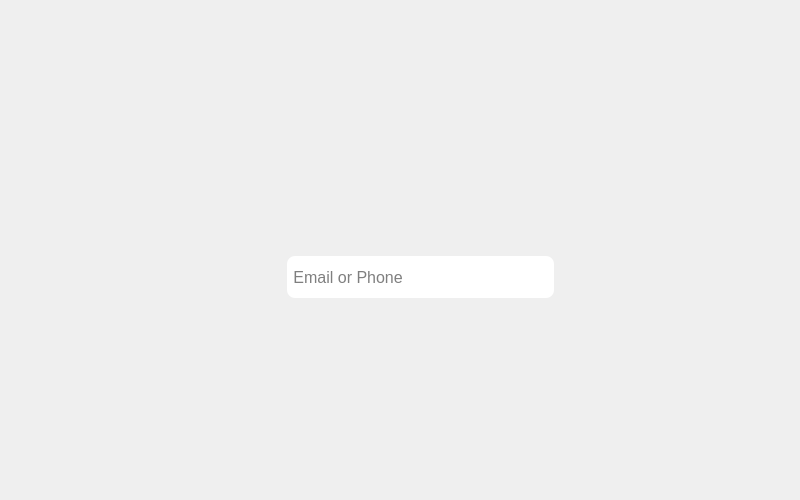
<?xml version="1.0" encoding="UTF-8"?>
<ui version="4.0">
 <class>MainWindow</class>
 <widget class="QMainWindow" name="MainWindow">
  <property name="geometry">
   <rect>
    <x>0</x>
    <y>0</y>
    <width>800</width>
    <height>500</height>
   </rect>
  </property>
  <property name="windowTitle">
   <string>Asesinos: Password Reset</string>
  </property>
  <property name="windowIcon">
   <iconset>
    <normaloff>../images/icon.png</normaloff>../images/icon.png</iconset>
  </property>
  <property name="styleSheet">
   <string notr="true">QProgressBar:horizontal {
    border: 1px solid #3A3939;
    text-align: center;
    padding: 1px;
    background: #201F1F;
}
QProgressBar::chunk:horizontal {
    background-color: qlineargradient(spread:reflect, x1:1, y1:0.545, x2:1, y2:0, stop:0 rgba(28, 66, 111, 255), stop:1 rgba(37, 87, 146, 255));
}

QToolTip
{
    border: 1px solid #3A3939;
    background-color: rgb(90, 102, 117);;
    color: white;
    padding: 1px;
    opacity: 200;
}

QWidget
{
    color: silver;
    background-color: #302F2F;
    selection-background-color:#3d8ec9;
    selection-color: black;
    background-clip: border;
    border-image: none;
    outline: 0;
}

QWidget:item:hover
{
    background-color: #78879b;
    color: black;
}

QWidget:item:selected
{
    background-color: #3d8ec9;
}

QCheckBox
{
    spacing: 5px;
    outline: none;
    color: #bbb;
    margin-bottom: 2px;
}

QCheckBox:disabled
{
    color: #777777;
}
QCheckBox::indicator,
QGroupBox::indicator
{
    width: 18px;
    height: 18px;
}
QGroupBox::indicator
{
    margin-left: 2px;
}

QCheckBox::indicator:unchecked,
QCheckBox::indicator:unchecked:hover,
QGroupBox::indicator:unchecked,
QGroupBox::indicator:unchecked:hover
{
    image: url(:/dark_blue/img/checkbox_unchecked.png);
}

QCheckBox::indicator:unchecked:focus,
QCheckBox::indicator:unchecked:pressed,
QGroupBox::indicator:unchecked:focus,
QGroupBox::indicator:unchecked:pressed
{
  border: none;
    image: url(:/dark_blue/img/checkbox_unchecked_focus.png);
}

QCheckBox::indicator:checked,
QCheckBox::indicator:checked:hover,
QGroupBox::indicator:checked,
QGroupBox::indicator:checked:hover
{
    image: url(:/dark_blue/img/checkbox_checked.png);
}

QCheckBox::indicator:checked:focus,
QCheckBox::indicator:checked:pressed,
QGroupBox::indicator:checked:focus,
QGroupBox::indicator:checked:pressed
{
  border: none;
    image: url(:/dark_blue/img/checkbox_checked_focus.png);
}

QCheckBox::indicator:indeterminate,
QCheckBox::indicator:indeterminate:hover,
QCheckBox::indicator:indeterminate:pressed
QGroupBox::indicator:indeterminate,
QGroupBox::indicator:indeterminate:hover,
QGroupBox::indicator:indeterminate:pressed
{
    image: url(:/dark_blue/img/checkbox_indeterminate.png);
}

QCheckBox::indicator:indeterminate:focus,
QGroupBox::indicator:indeterminate:focus
{
    image: url(:/dark_blue/img/checkbox_indeterminate_focus.png);
}

QCheckBox::indicator:checked:disabled,
QGroupBox::indicator:checked:disabled
{
    image: url(:/dark_blue/img/checkbox_checked_disabled.png);
}

QCheckBox::indicator:unchecked:disabled,
QGroupBox::indicator:unchecked:disabled
{
    image: url(:/dark_blue/img/checkbox_unchecked_disabled.png);
}

QRadioButton
{
    spacing: 5px;
    outline: none;
    color: #bbb;
    margin-bottom: 2px;
}

QRadioButton:disabled
{
    color: #777777;
}
QRadioButton::indicator
{
    width: 21px;
    height: 21px;
}

QRadioButton::indicator:unchecked,
QRadioButton::indicator:unchecked:hover
{
    image: url(:/dark_blue/img/radio_unchecked.png);
}

QRadioButton::indicator:unchecked:focus,
QRadioButton::indicator:unchecked:pressed
{
  border: none;
  outline: none;
    image: url(:/dark_blue/img/radio_unchecked_focus.png);
}

QRadioButton::indicator:checked,
QRadioButton::indicator:checked:hover
{
  border: none;
  outline: none;
    image: url(:/dark_blue/img/radio_checked.png);
}

QRadioButton::indicator:checked:focus,
QRadioButton::indicato::menu-arrowr:checked:pressed
{
  border: none;
  outline: none;
    image: url(:/dark_blue/img/radio_checked_focus.png);
}

QRadioButton::indicator:indeterminate,
QRadioButton::indicator:indeterminate:hover,
QRadioButton::indicator:indeterminate:pressed
{
        image: url(:/dark_blue/img/radio_indeterminate.png);
}

QRadioButton::indicator:checked:disabled
{
  outline: none;
  image: url(:/dark_blue/img/radio_checked_disabled.png);
}

QRadioButton::indicator:unchecked:disabled
{
    image: url(:/dark_blue/img/radio_unchecked_disabled.png);
}


QMenuBar
{
    background-color: #302F2F;
    color: silver;
}

QMenuBar::item
{
    background: transparent;
}

QMenuBar::item:selected
{
    background: transparent;
    border: 1px solid #3A3939;
}

QMenuBar::item:pressed
{
    border: 1px solid #3A3939;
    background-color: #3d8ec9;
    color: black;
    margin-bottom:-1px;
    padding-bottom:1px;
}

QMenu
{
    border: 1px solid #3A3939;
    color: silver;
    margin: 1px;
}

QMenu::icon
{
    margin: 1px;
}

QMenu::item
{
    padding: 2px 2px 2px 25px;
    margin-left: 5px;
    border: 1px solid transparent; /* reserve space for selection border */
}

QMenu::item:selected
{
    color: black;
}

QMenu::separator {
    height: 2px;
    background: lightblue;
    margin-left: 10px;
    margin-right: 5px;
}

QMenu::indicator {
    width: 16px;
    height: 16px;
}

/* non-exclusive indicator = check box style indicator
   (see QActionGroup::setExclusive) */
QMenu::indicator:non-exclusive:unchecked {
    image: url(:/dark_blue/img/checkbox_unchecked.png);
}

QMenu::indicator:non-exclusive:unchecked:selected {
    image: url(:/dark_blue/img/checkbox_unchecked_disabled.png);
}

QMenu::indicator:non-exclusive:checked {
    image: url(:/dark_blue/img/checkbox_checked.png);
}

QMenu::indicator:non-exclusive:checked:selected {
    image: url(:/dark_blue/img/checkbox_checked_disabled.png);
}

/* exclusive indicator = radio button style indicator (see QActionGroup::setExclusive) */
QMenu::indicator:exclusive:unchecked {
    image: url(:/dark_blue/img/radio_unchecked.png);
}

QMenu::indicator:exclusive:unchecked:selected {
    image: url(:/dark_blue/img/radio_unchecked_disabled.png);
}

QMenu::indicator:exclusive:checked {
    image: url(:/dark_blue/img/radio_checked.png);
}

QMenu::indicator:exclusive:checked:selected {
    image: url(:/dark_blue/img/radio_checked_disabled.png);
}

QMenu::right-arrow {
    margin: 5px;
    image: url(:/dark_blue/img/right_arrow.png)
}


QWidget:disabled
{
    color: #808080;
    background-color: #302F2F;
}

QAbstractItemView
{
    alternate-background-color: #3A3939;
    color: silver;
    border: 1px solid 3A3939;
    border-radius: 2px;
    padding: 1px;
}

QWidget:focus, QMenuBar:focus
{
    border: 1px solid #78879b;
}

QTabWidget:focus, QCheckBox:focus, QRadioButton:focus, QSlider:focus
{
    border: none;
}

QLineEdit
{
    background-color: #201F1F;
    padding: 2px;
    border-style: solid;
    border: 1px solid #3A3939;
    border-radius: 2px;
    color: silver;
}

QGroupBox {
    border:1px solid #3A3939;
    border-radius: 2px;
    margin-top: 20px;
    background-color: #302F2F;
    color: silver;
}

QGroupBox::title {
    subcontrol-origin: margin;
    subcontrol-position: top center;
    padding-left: 10px;
    padding-right: 10px;
    padding-top: 10px;
}

QAbstractScrollArea
{
    border-radius: 2px;
    border: 1px solid #3A3939;
    background-color: transparent;
}

QScrollBar:horizontal
{
    height: 15px;
    margin: 3px 15px 3px 15px;
    border: 1px transparent #2A2929;
    border-radius: 4px;
    background-color: #2A2929;
}

QScrollBar::handle:horizontal
{
    background-color: #605F5F;
    min-width: 5px;
    border-radius: 4px;
}

QScrollBar::add-line:horizontal
{
    margin: 0px 3px 0px 3px;
    border-image: url(:/dark_blue/img/right_arrow_disabled.png);
    width: 10px;
    height: 10px;
    subcontrol-position: right;
    subcontrol-origin: margin;
}

QScrollBar::sub-line:horizontal
{
    margin: 0px 3px 0px 3px;
    border-image: url(:/dark_blue/img/left_arrow_disabled.png);
    height: 10px;
    width: 10px;
    subcontrol-position: left;
    subcontrol-origin: margin;
}

QScrollBar::add-line:horizontal:hover,QScrollBar::add-line:horizontal:on
{
    border-image: url(:/dark_blue/img/right_arrow.png);
    height: 10px;
    width: 10px;
    subcontrol-position: right;
    subcontrol-origin: margin;
}


QScrollBar::sub-line:horizontal:hover, QScrollBar::sub-line:horizontal:on
{
    border-image: url(:/dark_blue/img/left_arrow.png);
    height: 10px;
    width: 10px;
    subcontrol-position: left;
    subcontrol-origin: margin;
}

QScrollBar::up-arrow:horizontal, QScrollBar::down-arrow:horizontal
{
    background: none;
}


QScrollBar::add-page:horizontal, QScrollBar::sub-page:horizontal
{
    background: none;
}

QScrollBar:vertical
{
    background-color: #2A2929;
    width: 15px;
    margin: 15px 3px 15px 3px;
    border: 1px transparent #2A2929;
    border-radius: 4px;
}

QScrollBar::handle:vertical
{
    background-color: #605F5F;
    min-height: 5px;
    border-radius: 4px;
}

QScrollBar::sub-line:vertical
{
    margin: 3px 0px 3px 0px;
    border-image: url(:/dark_blue/img/up_arrow_disabled.png);
    height: 10px;
    width: 10px;
    subcontrol-position: top;
    subcontrol-origin: margin;
}

QScrollBar::add-line:vertical
{
    margin: 3px 0px 3px 0px;
    border-image: url(:/dark_blue/img/down_arrow_disabled.png);
    height: 10px;
    width: 10px;
    subcontrol-position: bottom;
    subcontrol-origin: margin;
}

QScrollBar::sub-line:vertical:hover,QScrollBar::sub-line:vertical:on
{

    border-image: url(:/dark_blue/img/up_arrow.png);
    height: 10px;
    width: 10px;
    subcontrol-position: top;
    subcontrol-origin: margin;
}


QScrollBar::add-line:vertical:hover, QScrollBar::add-line:vertical:on
{
    border-image: url(:/dark_blue/img/down_arrow.png);
    height: 10px;
    width: 10px;
    subcontrol-position: bottom;
    subcontrol-origin: margin;
}

QScrollBar::up-arrow:vertical, QScrollBar::down-arrow:vertical
{
    background: none;
}


QScrollBar::add-page:vertical, QScrollBar::sub-page:vertical
{
    background: none;
}

QTextEdit
{
    background-color: #201F1F;
    color: silver;
    border: 1px solid #3A3939;
}

QPlainTextEdit
{
    background-color: #201F1F;;
    color: silver;
    border-radius: 2px;
    border: 1px solid #3A3939;
}

QHeaderView::section
{
    background-color: #3A3939;
    color: silver;
    padding-left: 4px;
    border: 1px solid #6c6c6c;
}

QSizeGrip {
    image: url(:/dark_blue/img/sizegrip.png);
    width: 12px;
    height: 12px;
}

QMainWindow
{
    background-color: #302F2F;

}

QMainWindow::separator
{
    background-color: #302F2F;
    color: white;
    padding-left: 4px;
    spacing: 2px;
    border: 1px dashed #3A3939;
}

QMainWindow::separator:hover
{

    background-color: #787876;
    color: white;
    padding-left: 4px;
    border: 1px solid #3A3939;
    spacing: 2px;
}


QMenu::separator
{
    height: 1px;
    background-color: #3A3939;
    color: white;
    padding-left: 4px;
    margin-left: 10px;
    margin-right: 5px;
}


QFrame
{
    border-radius: 2px;
    border: 1px solid #444;
}

QFrame[frameShape=&quot;0&quot;]
{
    border-radius: 2px;
    border: 1px transparent #444;
}

QStackedWidget
{
    background-color: #302F2F;
    border: 1px transparent black;
}

QToolBar {
    border: 1px transparent #393838;
    background: 1px solid #302F2F;
    font-weight: bold;
}

QToolBar::handle:horizontal {
    image: url(:/dark_blue/img/Hmovetoolbar.png);
}
QToolBar::handle:vertical {
    image: url(:/dark_blue/img/Vmovetoolbar.png);
}
QToolBar::separator:horizontal {
    image: url(:/dark_blue/img/Hsepartoolbar.png);
}
QToolBar::separator:vertical {
    image: url(:/dark_blue/img/Vsepartoolbars.png);
}

QPushButton
{
    color: silver;
    background-color: #302F2F;
    border-width: 2px;
    border-color: #4A4949;
    border-style: solid;
    padding-top: 2px;
    padding-bottom: 2px;
    padding-left: 10px;
    padding-right: 10px;
    border-radius: 4px;
    /* outline: none; */
    /* min-width: 40px; */
}

QPushButton:disabled
{
    background-color: #302F2F;
    border-width: 2px;
    border-color: #3A3939;
    border-style: solid;
    padding-top: 2px;
    padding-bottom: 2px;
    padding-left: 10px;
    padding-right: 10px;
    /*border-radius: 2px;*/
    color: #808080;
}

QPushButton:focus {
    background-color: #3d8ec9;
    color: white;
}

QComboBox
{
    selection-background-color: #3d8ec9;
    background-color: #201F1F;
    border-style: solid;
    border: 1px solid #3A3939;
    border-radius: 2px;
    padding: 2px;
    min-width: 75px;
}

QPushButton:checked{
    background-color: #4A4949;
    border-color: #6A6969;
}

QPushButton:hover {
    border: 2px solid #78879b;
    color: silver;
}

QComboBox:hover, QAbstractSpinBox:hover,QLineEdit:hover,QTextEdit:hover,QPlainTextEdit:hover,QAbstractView:hover,QTreeView:hover
{
    border: 1px solid #78879b;
    color: silver;
}

QComboBox:on
{
    background-color: #626873;
    padding-top: 3px;
    padding-left: 4px;
    selection-background-color: #4a4a4a;
}

QComboBox QAbstractItemView
{
    background-color: #201F1F;
    border-radius: 2px;
    border: 1px solid #444;
    selection-background-color: #3d8ec9;
    color: silver;
}

QComboBox::drop-down
{
    subcontrol-origin: padding;
    subcontrol-position: top right;
    width: 15px;

    border-left-width: 0px;
    border-left-color: darkgray;
    border-left-style: solid;
    border-top-right-radius: 3px;
    border-bottom-right-radius: 3px;
}

QComboBox::down-arrow
{
    image: url(:/dark_blue/img/down_arrow_disabled.png);
}

QComboBox::down-arrow:on, QComboBox::down-arrow:hover,
QComboBox::down-arrow:focus
{
    image: url(:/dark_blue/img/down_arrow.png);
}

QPushButton:pressed
{
    background-color: #484846;
}

QAbstractSpinBox {
    padding-top: 2px;
    padding-bottom: 2px;
    border: 1px solid #3A3939;
    background-color: #201F1F;
    color: silver;
    border-radius: 2px;
    min-width: 75px;
}

QAbstractSpinBox:up-button
{
    background-color: transparent;
    subcontrol-origin: border;
    subcontrol-position: top right;
}

QAbstractSpinBox:down-button
{
    background-color: transparent;
    subcontrol-origin: border;
    subcontrol-position: bottom right;
}

QAbstractSpinBox::up-arrow,QAbstractSpinBox::up-arrow:disabled,QAbstractSpinBox::up-arrow:off {
    image: url(:/dark_blue/img/up_arrow_disabled.png);
    width: 10px;
    height: 10px;
}
QAbstractSpinBox::up-arrow:hover
{
    image: url(:/dark_blue/img/up_arrow.png);
}


QAbstractSpinBox::down-arrow,QAbstractSpinBox::down-arrow:disabled,QAbstractSpinBox::down-arrow:off
{
    image: url(:/dark_blue/img/down_arrow_disabled.png);
    width: 10px;
    height: 10px;
}
QAbstractSpinBox::down-arrow:hover
{
    image: url(:/dark_blue/img/down_arrow.png);
}


QLabel
{
    border: 0px solid black;
}

QTabWidget{
    border: 1px transparent black;
}

QTabWidget::pane {
    border: 1px solid #444;
    border-radius: 3px;
    padding: 3px;
}

QTabBar
{
    qproperty-drawBase: 0;
    left: 5px; /* move to the right by 5px */
}

QTabBar:focus
{
    border: 0px transparent black;
}

QTabBar::close-button  {
    image: url(:/dark_blue/img/close.png);
    background: transparent;
}

QTabBar::close-button:hover
{
    image: url(:/dark_blue/img/close-hover.png);
    background: transparent;
}

QTabBar::close-button:pressed {
    image: url(:/dark_blue/img/close-pressed.png);
    background: transparent;
}

/* TOP TABS */
QTabBar::tab:top {
    color: #b1b1b1;
    border: 1px solid #4A4949;
    border-bottom: 1px transparent black;
    background-color: #302F2F;
    padding: 5px;
    border-top-left-radius: 2px;
    border-top-right-radius: 2px;
}

QTabBar::tab:top:!selected
{
    color: #b1b1b1;
    background-color: #201F1F;
    border: 1px transparent #4A4949;
    border-bottom: 1px transparent #4A4949;
    border-top-left-radius: 0px;
    border-top-right-radius: 0px;
}

QTabBar::tab:top:!selected:hover {
    background-color: #48576b;
}

/* BOTTOM TABS */
QTabBar::tab:bottom {
    color: #b1b1b1;
    border: 1px solid #4A4949;
    border-top: 1px transparent black;
    background-color: #302F2F;
    padding: 5px;
    border-bottom-left-radius: 2px;
    border-bottom-right-radius: 2px;
}

QTabBar::tab:bottom:!selected
{
    color: #b1b1b1;
    background-color: #201F1F;
    border: 1px transparent #4A4949;
    border-top: 1px transparent #4A4949;
    border-bottom-left-radius: 0px;
    border-bottom-right-radius: 0px;
}

QTabBar::tab:bottom:!selected:hover {
    background-color: #78879b;
}

/* LEFT TABS */
QTabBar::tab:left {
    color: #b1b1b1;
    border: 1px solid #4A4949;
    border-left: 1px transparent black;
    background-color: #302F2F;
    padding: 5px;
    border-top-right-radius: 2px;
    border-bottom-right-radius: 2px;
}

QTabBar::tab:left:!selected
{
    color: #b1b1b1;
    background-color: #201F1F;
    border: 1px transparent #4A4949;
    border-right: 1px transparent #4A4949;
    border-top-right-radius: 0px;
    border-bottom-right-radius: 0px;
}

QTabBar::tab:left:!selected:hover {
    background-color: #48576b;
}


/* RIGHT TABS */
QTabBar::tab:right {
    color: #b1b1b1;
    border: 1px solid #4A4949;
    border-right: 1px transparent black;
    background-color: #302F2F;
    padding: 5px;
    border-top-left-radius: 2px;
    border-bottom-left-radius: 2px;
}

QTabBar::tab:right:!selected
{
    color: #b1b1b1;
    background-color: #201F1F;
    border: 1px transparent #4A4949;
    border-right: 1px transparent #4A4949;
    border-top-left-radius: 0px;
    border-bottom-left-radius: 0px;
}

QTabBar::tab:right:!selected:hover {
    background-color: #48576b;
}

QTabBar QToolButton::right-arrow:enabled {
     image: url(:/dark_blue/img/right_arrow.png);
 }

 QTabBar QToolButton::left-arrow:enabled {
     image: url(:/dark_blue/img/left_arrow.png);
 }

QTabBar QToolButton::right-arrow:disabled {
     image: url(:/dark_blue/img/right_arrow_disabled.png);
 }

 QTabBar QToolButton::left-arrow:disabled {
     image: url(:/dark_blue/img/left_arrow_disabled.png);
 }


QDockWidget {
    border: 1px solid #403F3F;
    titlebar-close-icon: url(:/dark_blue/img/close.png);
    titlebar-normal-icon: url(:/dark_blue/img/undock.png);
}

QDockWidget::close-button, QDockWidget::float-button {
    border: 1px solid transparent;
    border-radius: 2px;
    background: transparent;
}

QDockWidget::close-button:hover, QDockWidget::float-button:hover {
    background: rgba(255, 255, 255, 10);
}

QDockWidget::close-button:pressed, QDockWidget::float-button:pressed {
    padding: 1px -1px -1px 1px;
    background: rgba(255, 255, 255, 10);
}

QTreeView, QListView, QTextBrowser, AtLineEdit, AtLineEdit::hover {
    border: 1px solid #444;
    background-color: silver;
    border-radius: 3px;
    margin-left: 3px;
    color: black;
}

QTreeView:branch:selected, QTreeView:branch:hover {
    background: url(:/dark_blue/img/transparent.png);
}

QTreeView::branch:has-siblings:!adjoins-item {
    border-image: url(:/dark_blue/img/transparent.png);
}

QTreeView::branch:has-siblings:adjoins-item {
    border-image: url(:/dark_blue/img/transparent.png);
}

QTreeView::branch:!has-children:!has-siblings:adjoins-item {
    border-image: url(:/dark_blue/img/transparent.png);
}

QTreeView::branch:has-children:!has-siblings:closed,
QTreeView::branch:closed:has-children:has-siblings {
    image: url(:/dark_blue/img/branch_closed.png);
}

QTreeView::branch:open:has-children:!has-siblings,
QTreeView::branch:open:has-children:has-siblings  {
    image: url(:/dark_blue/img/branch_open.png);
}

QTreeView::branch:has-children:!has-siblings:closed:hover,
QTreeView::branch:closed:has-children:has-siblings:hover {
    image: url(:/dark_blue/img/branch_closed-on.png);
    }

QTreeView::branch:open:has-children:!has-siblings:hover,
QTreeView::branch:open:has-children:has-siblings:hover  {
    image: url(:/dark_blue/img/branch_open-on.png);
    }

QListView::item:!selected:hover, QListView::item:!selected:hover, QTreeView::item:!selected:hover  {
    background: rgba(0, 0, 0, 0);
    outline: 0;
    color: #FFFFFF
}

QListView::item:selected:hover, QListView::item:selected:hover, QTreeView::item:selected:hover  {
    background: #3d8ec9;
    color: #FFFFFF;
}

QSlider::groove:horizontal {
    border: 1px solid #3A3939;
    height: 8px;
    background: #201F1F;
    margin: 2px 0;
    border-radius: 2px;
}

QSlider::handle:horizontal {
    background: QLinearGradient( x1: 0, y1: 0, x2: 0, y2: 1,
      stop: 0.0 silver, stop: 0.2 #a8a8a8, stop: 1 #727272);
    border: 1px solid #3A3939;
    width: 14px;
    height: 14px;
    margin: -4px 0;
    border-radius: 2px;
}

QSlider::groove:vertical {
    border: 1px solid #3A3939;
    width: 8px;
    background: #201F1F;
    margin: 0 0px;
    border-radius: 2px;
}

QSlider::handle:vertical {
    background: QLinearGradient( x1: 0, y1: 0, x2: 0, y2: 1, stop: 0.0 silver,
    stop: 0.2 #a8a8a8, stop: 1 #727272);
    border: 1px solid #3A3939;
    width: 14px;
    height: 14px;
    margin: 0 -4px;
    border-radius: 2px;
}

QToolButton {
    /*  background-color: transparent; */
    border: 2px transparent #4A4949;
    border-radius: 4px;
    background-color: dimgray;
    margin: 2px;
    padding: 2px;
}

QToolButton[popupMode=&quot;1&quot;] { /* only for MenuButtonPopup */
 padding-right: 20px; /* make way for the popup button */
 border: 2px transparent #4A4949;
 border-radius: 4px;
}

QToolButton[popupMode=&quot;2&quot;] { /* only for InstantPopup */
 padding-right: 10px; /* make way for the popup button */
 border: 2px transparent #4A4949;
}


QToolButton:hover, QToolButton::menu-button:hover {
    border: 2px solid #78879b;
}

QToolButton:checked, QToolButton:pressed,
    QToolButton::menu-button:pressed {
    background-color: #4A4949;
    border: 2px solid #78879b;
}

/* the subcontrol below is used only in the InstantPopup or DelayedPopup mode */
QToolButton::menu-indicator {
    image: url(:/dark_blue/img/down_arrow.png);
    top: -7px; left: -2px; /* shift it a bit */
}

/* the subcontrols below are used only in the MenuButtonPopup mode */
QToolButton::menu-button {
    border: 1px transparent #4A4949;
    border-top-right-radius: 6px;
    border-bottom-right-radius: 6px;
    /* 16px width + 4px for border = 20px allocated above */
    width: 16px;
    outline: none;
}

QToolButton::menu-arrow {
    image: url(:/dark_blue/img/down_arrow.png);
}

QToolButton::menu-arrow:open {
    top: 1px; left: 1px; /* shift it a bit */
    border: 1px solid #3A3939;
}

QPushButton::menu-indicator  {
    subcontrol-origin: padding;
    subcontrol-position: bottom right;
    left: 4px;
}

QTableView
{
    border: 1px solid #444;
    gridline-color: #6c6c6c;
    background-color: #201F1F;
}


QTableView, QHeaderView
{
    border-radius: 0px;
}

QTableView::item:pressed, QListView::item:pressed, QTreeView::item:pressed  {
    background: #78879b;
    color: #FFFFFF;
}

QTableView::item:selected:active, QTreeView::item:selected:active, QListView::item:selected:active  {
    background: #3d8ec9;
    color: #FFFFFF;
}


QHeaderView
{
    border: 1px transparent;
    border-radius: 2px;
    margin: 0px;
    padding: 0px;
}

QHeaderView::section  {
    background-color: #3A3939;
    color: silver;
    padding: 4px;
    border: 1px solid #6c6c6c;
    border-radius: 0px;
    text-align: center;
}

QHeaderView::section::vertical::first, QHeaderView::section::vertical::only-one
{
    border-top: 1px solid #6c6c6c;
}

QHeaderView::section::vertical
{
    border-top: transparent;
}

QHeaderView::section::horizontal::first, QHeaderView::section::horizontal::only-one
{
    border-left: 1px solid #6c6c6c;
}

QHeaderView::section::horizontal
{
    border-left: transparent;
}


QHeaderView::section:checked
 {
    color: white;
    background-color: #5A5959;
 }

 /* style the sort indicator */
QHeaderView::down-arrow {
    image: url(:/dark_blue/img/down_arrow.png);
}

QHeaderView::up-arrow {
    image: url(:/dark_blue/img/up_arrow.png);
}


QTableCornerButton::section {
    background-color: #3A3939;
    border: 1px solid #3A3939;
    border-radius: 2px;
}

QToolBox  {
    padding: 3px;
    border: 1px transparent black;
}

QToolBox::tab {
    color: #b1b1b1;
    background-color: #302F2F;
    border: 1px solid #4A4949;
    border-bottom: 1px transparent #302F2F;
    border-top-left-radius: 5px;
    border-top-right-radius: 5px;
}

 QToolBox::tab:selected { /* italicize selected tabs */
    font: italic;
    background-color: #302F2F;
    border-color: #3d8ec9;
 }

QStatusBar::item {
    border: 1px solid #3A3939;
    border-radius: 2px;
 }


QFrame[height=&quot;3&quot;], QFrame[width=&quot;3&quot;] {
    background-color: #AAA;
}


QSplitter::handle {
    border: 1px dashed #3A3939;
}

QSplitter::handle:hover {
    background-color: #787876;
    border: 1px solid #3A3939;
}

QSplitter::handle:horizontal {
    width: 1px;
}

QSplitter::handle:vertical {
    height: 1px;
}

QListWidget {
    background-color: silver;
    border-radius: 5px;
    margin-left: 5px;
}

QListWidget::item {
    color: black;
}

QMessageBox {
    messagebox-critical-icon	: url(:/dark_blue/img/critical.png);
    messagebox-information-icon	: url(:/dark_blue/img/information.png);
    messagebox-question-icon	: url(:/dark_blue/img/question.png);
    messagebox-warning-icon:    : url(:/dark_blue/img/warning.png);
}

ColorButton::enabled {
    border-radius: 0px;
    border: 1px solid #444444;
}

ColorButton::disabled {
    border-radius: 0px;
    border: 1px solid #AAAAAA;
}</string>
  </property>
  <widget class="QWidget" name="centralwidget">
   <widget class="QLabel" name="back">
    <property name="geometry">
     <rect>
      <x>0</x>
      <y>0</y>
      <width>800</width>
      <height>500</height>
     </rect>
    </property>
    <property name="text">
     <string/>
    </property>
    <property name="scaledContents">
     <bool>true</bool>
    </property>
    <property name="alignment">
     <set>Qt::AlignLeading|Qt::AlignLeft|Qt::AlignVCenter</set>
    </property>
   </widget>
   <widget class="QPushButton" name="resetLink">
    <property name="geometry">
     <rect>
      <x>230</x>
      <y>323</y>
      <width>326</width>
      <height>47</height>
     </rect>
    </property>
    <property name="styleSheet">
     <string notr="true">QPushButton{background-color:rgba(255,255,255,0);border:0px;}
QPushButton:hover{background-color:rgba(255,255,255,100);}
QPushButton:pressed{background-color:rgba(255,255,255,50);}</string>
    </property>
    <property name="text">
     <string/>
    </property>
   </widget>
   <widget class="QLineEdit" name="lineEdit">
    <property name="geometry">
     <rect>
      <x>287</x>
      <y>256</y>
      <width>267</width>
      <height>42</height>
     </rect>
    </property>
    <property name="font">
     <font>
      <pointsize>12</pointsize>
     </font>
    </property>
    <property name="styleSheet">
     <string notr="true">background-color:white;
color:black;
border:none;
border-radius:8px;</string>
    </property>
    <property name="placeholderText">
     <string> Email or Phone</string>
    </property>
   </widget>
  </widget>
 </widget>
 <resources/>
 <connections/>
</ui>
